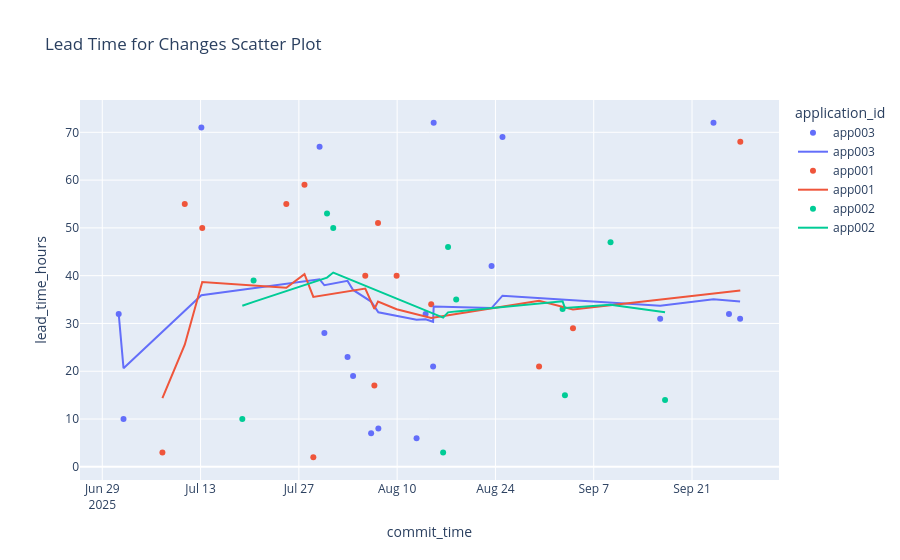

Write notebook code for a chart like this one.
### Markdown cell above
### Dual Scatter & MA with "traces"

### Code cell
# https://stackoverflow.com/questions/74520782/plotly-express-overlay-two-line-graphs
fig_lead_scat_trace = px.scatter(
	data_frame=df_lead,
	title="Lead Time for Changes Scatter Plot",	# Label for the figure.
	x="commit_time",							# Column for use on x-axis
	y="lead_time_hours",							# Column for use on y-axis
	color="application_id",					# Column for use on color grouping
	)


fig_lead_ema_trace = px.line(
	data_frame=df_lead,
	title="Lead Time for Changes with EMA Line Plot",	# Label for the figure.
	x="commit_time",							# Column for use on x-axis
	y="EMA",							# Column for use on y-axis
	color="application_id",					# Column for use on color grouping
	)

fig_lead_scat_trace.add_traces(
	list(fig_lead_ema_trace.select_traces())
)


fig_lead_scat_trace.show()

### Figure 1 — Plotly figure (JSON) as saved in the notebook; plotly's stock layout.template omitted (floating-point values rounded to 4 significant figures)
{"data": [{"hovertemplate": "application_id=app003<br>commit_time=%{x}<br>lead_time_hours=%{y}<extra></extra>", "legendgroup": "app003", "marker": {"color": "#636efa", "symbol": "circle"}, "mode": "markers", "name": "app003", "orientation": "v", "showlegend": true, "type": "scatter", "x": ["2025-07-01T08:09:00.000000000", "2025-07-02T00:37:00.000000000", "2025-07-13T02:40:00.000000000", "2025-07-29T22:50:00.000000000", "2025-07-30T15:14:00.000000000", "2025-08-02T22:25:00.000000000", "2025-08-03T17:21:00.000000000", "2025-08-06T07:01:00.000000000", "2025-08-07T07:43:00.000000000", "2025-08-12T18:23:00.000000000", "2025-08-14T01:17:00.000000000", "2025-08-15T02:54:00.000000000", "2025-08-15T04:50:00.000000000", "2025-08-23T10:42:00.000000000", "2025-08-25T00:06:00.000000000", "2025-09-16T11:07:00.000000000", "2025-09-24T01:22:00.000000000", "2025-09-26T06:19:00.000000000", "2025-09-27T20:20:00.000000000"], "xaxis": "x", "y": [32, 10, 71, 67, 28, 23, 19, 7, 8, 6, 32, 21, 72, 42, 69, 31, 72, 32, 31], "yaxis": "y"}, {"hovertemplate": "application_id=app001<br>commit_time=%{x}<br>lead_time_hours=%{y}<extra></extra>", "legendgroup": "app001", "marker": {"color": "#EF553B", "symbol": "circle"}, "mode": "markers", "name": "app001", "orientation": "v", "showlegend": true, "type": "scatter", "x": ["2025-07-07T13:35:00.000000000", "2025-07-10T17:58:00.000000000", "2025-07-13T05:43:00.000000000", "2025-07-25T05:08:00.000000000", "2025-07-27T19:14:00.000000000", "2025-07-29T01:29:00.000000000", "2025-08-05T11:03:00.000000000", "2025-08-06T18:06:00.000000000", "2025-08-07T06:38:00.000000000", "2025-08-09T22:09:00.000000000", "2025-08-14T20:24:00.000000000", "2025-08-30T05:05:00.000000000", "2025-09-04T01:04:00.000000000", "2025-09-27T21:01:00.000000000"], "xaxis": "x", "y": [3, 55, 50, 55, 59, 2, 40, 17, 51, 40, 34, 21, 29, 68], "yaxis": "y"}, {"hovertemplate": "application_id=app002<br>commit_time=%{x}<br>lead_time_hours=%{y}<extra></extra>", "legendgroup": "app002", "marker": {"color": "#00cc96", "symbol": "circle"}, "mode": "markers", "name": "app002", "orientation": "v", "showlegend": true, "type": "scatter", "x": ["2025-07-18T22:43:00.000000000", "2025-07-20T13:15:00.000000000", "2025-07-31T00:16:00.000000000", "2025-07-31T21:31:00.000000000", "2025-08-16T13:08:00.000000000", "2025-08-17T05:59:00.000000000", "2025-08-18T09:50:00.000000000", "2025-09-02T13:30:00.000000000", "2025-09-02T21:34:00.000000000", "2025-09-09T09:26:00.000000000", "2025-09-17T03:46:00.000000000"], "xaxis": "x", "y": [10, 39, 53, 50, 3, 46, 35, 33, 15, 47, 14], "yaxis": "y"}, {"hovertemplate": "application_id=app003<br>commit_time=%{x}<br>EMA=%{y}<extra></extra>", "legendgroup": "app003", "line": {"color": "#636efa", "dash": "solid"}, "marker": {"symbol": "circle"}, "mode": "lines", "name": "app003", "orientation": "v", "showlegend": true, "type": "scatter", "x": ["2025-07-01T08:09:00.000000000", "2025-07-02T00:37:00.000000000", "2025-07-13T02:40:00.000000000", "2025-07-29T22:50:00.000000000", "2025-07-30T15:14:00.000000000", "2025-08-02T22:25:00.000000000", "2025-08-03T17:21:00.000000000", "2025-08-06T07:01:00.000000000", "2025-08-07T07:43:00.000000000", "2025-08-12T18:23:00.000000000", "2025-08-14T01:17:00.000000000", "2025-08-15T02:54:00.000000000", "2025-08-15T04:50:00.000000000", "2025-08-23T10:42:00.000000000", "2025-08-25T00:06:00.000000000", "2025-09-16T11:07:00.000000000", "2025-09-24T01:22:00.000000000", "2025-09-26T06:19:00.000000000", "2025-09-27T20:20:00.000000000"], "xaxis": "x", "y": [32.0, 20.63, 35.9, 39.24, 37.99, 38.91, 37.02, 34.57, 32.34, 30.79, 30.89, 30.35, 33.53, 33.22, 35.81, 33.72, 35.08, 34.87, 34.61], "yaxis": "y"}, {"hovertemplate": "application_id=app001<br>commit_time=%{x}<br>EMA=%{y}<extra></extra>", "legendgroup": "app001", "line": {"color": "#EF553B", "dash": "solid"}, "marker": {"symbol": "circle"}, "mode": "lines", "name": "app001", "orientation": "v", "showlegend": true, "type": "scatter", "x": ["2025-07-07T13:35:00.000000000", "2025-07-10T17:58:00.000000000", "2025-07-13T05:43:00.000000000", "2025-07-25T05:08:00.000000000", "2025-07-27T19:14:00.000000000", "2025-07-29T01:29:00.000000000", "2025-08-05T11:03:00.000000000", "2025-08-06T18:06:00.000000000", "2025-08-07T06:38:00.000000000", "2025-08-09T22:09:00.000000000", "2025-08-14T20:24:00.000000000", "2025-08-30T05:05:00.000000000", "2025-09-04T01:04:00.000000000", "2025-09-27T21:01:00.000000000"], "xaxis": "x", "y": [14.36, 25.56, 38.66, 37.45, 40.31, 35.55, 37.29, 33.03, 34.57, 32.97, 31.13, 34.75, 32.93, 36.88], "yaxis": "y"}, {"hovertemplate": "application_id=app002<br>commit_time=%{x}<br>EMA=%{y}<extra></extra>", "legendgroup": "app002", "line": {"color": "#00cc96", "dash": "solid"}, "marker": {"symbol": "circle"}, "mode": "lines", "name": "app002", "orientation": "v", "showlegend": true, "type": "scatter", "x": ["2025-07-18T22:43:00.000000000", "2025-07-20T13:15:00.000000000", "2025-07-31T00:16:00.000000000", "2025-07-31T21:31:00.000000000", "2025-08-16T13:08:00.000000000", "2025-08-17T05:59:00.000000000", "2025-08-18T09:50:00.000000000", "2025-09-02T13:30:00.000000000", "2025-09-02T21:34:00.000000000", "2025-09-09T09:26:00.000000000", "2025-09-17T03:46:00.000000000"], "xaxis": "x", "y": [33.7, 34.53, 39.58, 40.65, 31.23, 32.33, 32.52, 34.62, 33.23, 33.92, 32.35], "yaxis": "y"}], "layout": {"legend": {"title": {"text": "application_id"}, "tracegroupgap": 0}, "title": {"text": "Lead Time for Changes Scatter Plot"}, "xaxis": {"anchor": "y", "domain": [0, 1], "title": {"text": "commit_time"}}, "yaxis": {"anchor": "x", "domain": [0, 1], "title": {"text": "lead_time_hours"}}}}
